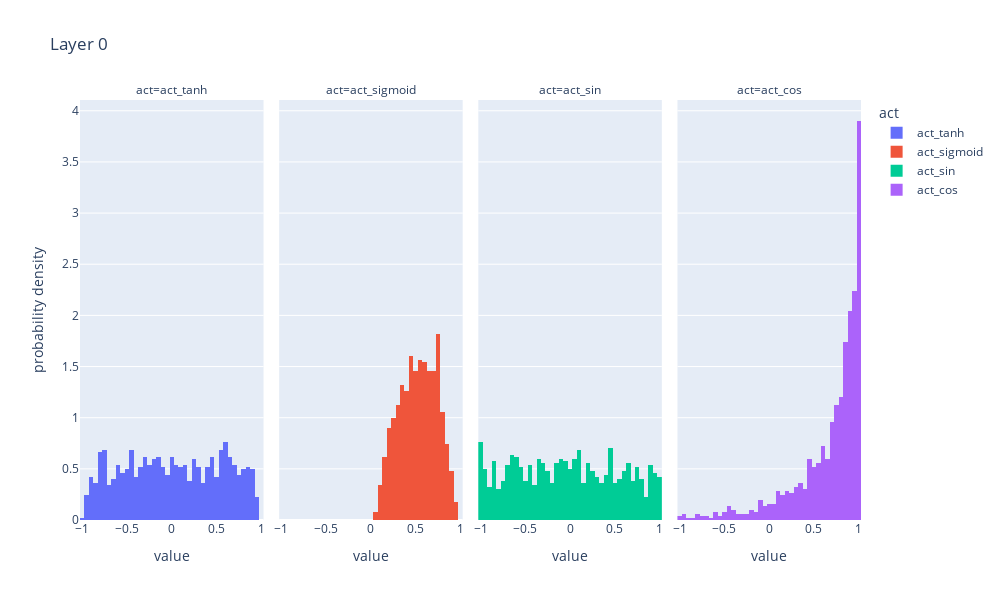

Notebook cell for this chart:
### Code cell
for i, (h, acts) in enumerate(intermediate_acts):
    print('h', h)
    display(h.plt)
    plot_acts(acts, f'Layer {i}')

### Figure 1 — Plotly figure (JSON) as saved in the notebook; plotly's stock layout.template omitted (floating-point values rounded to 4 significant figures; data arrays with more than 128 entries replaced by an {"elided": "..."} marker saying what was removed)
{"data": [{"alignmentgroup": "True", "bingroup": "x", "histnorm": "probability density", "hovertemplate": "act=act_tanh<br>value=%{x}<br>probability density=%{y}<extra></extra>", "legendgroup": "act_tanh", "marker": {"color": "#636efa", "pattern": {"shape": ""}}, "name": "act_tanh", "offsetgroup": "act_tanh", "orientation": "v", "showlegend": true, "type": "histogram", "x": {"elided": "1000 float values"}, "xaxis": "x", "yaxis": "y"}, {"alignmentgroup": "True", "bingroup": "x", "histnorm": "probability density", "hovertemplate": "act=act_sigmoid<br>value=%{x}<br>probability density=%{y}<extra></extra>", "legendgroup": "act_sigmoid", "marker": {"color": "#EF553B", "pattern": {"shape": ""}}, "name": "act_sigmoid", "offsetgroup": "act_sigmoid", "orientation": "v", "showlegend": true, "type": "histogram", "x": {"elided": "1000 float values"}, "xaxis": "x2", "yaxis": "y2"}, {"alignmentgroup": "True", "bingroup": "x", "histnorm": "probability density", "hovertemplate": "act=act_sin<br>value=%{x}<br>probability density=%{y}<extra></extra>", "legendgroup": "act_sin", "marker": {"color": "#00cc96", "pattern": {"shape": ""}}, "name": "act_sin", "offsetgroup": "act_sin", "orientation": "v", "showlegend": true, "type": "histogram", "x": {"elided": "1000 float values"}, "xaxis": "x3", "yaxis": "y3"}, {"alignmentgroup": "True", "bingroup": "x", "histnorm": "probability density", "hovertemplate": "act=act_cos<br>value=%{x}<br>probability density=%{y}<extra></extra>", "legendgroup": "act_cos", "marker": {"color": "#ab63fa", "pattern": {"shape": ""}}, "name": "act_cos", "offsetgroup": "act_cos", "orientation": "v", "showlegend": true, "type": "histogram", "x": {"elided": "1000 float values"}, "xaxis": "x4", "yaxis": "y4"}], "layout": {"annotations": [{"font": {}, "showarrow": false, "text": "act=act_tanh", "x": 0.1175, "xanchor": "center", "xref": "paper", "y": 1, "yanchor": "bottom", "yref": "paper"}, {"font": {}, "showarrow": false, "text": "act=act_sigmoid", "x": 0.3725, "xanchor": "center", "xref": "paper", "y": 1, "yanchor": "bottom", "yref": "paper"}, {"font": {}, "showarrow": false, "text": "act=act_sin", "x": 0.6275, "xanchor": "center", "xref": "paper", "y": 1, "yanchor": "bottom", "yref": "paper"}, {"font": {}, "showarrow": false, "text": "act=act_cos", "x": 0.8825, "xanchor": "center", "xref": "paper", "y": 1, "yanchor": "bottom", "yref": "paper"}], "autosize": false, "barmode": "relative", "height": 600, "legend": {"title": {"text": "act"}, "tracegroupgap": 0}, "title": {"text": "Layer 0"}, "width": 1000, "xaxis": {"anchor": "y", "autorange": true, "domain": [0, 0.235], "range": [-1.025, 1.025], "title": {"text": "value"}, "type": "linear"}, "xaxis2": {"anchor": "y2", "autorange": true, "domain": [0.255, 0.49], "matches": "x", "range": [-1.025, 1.025], "title": {"text": "value"}, "type": "linear"}, "xaxis3": {"anchor": "y3", "autorange": true, "domain": [0.51, 0.745], "matches": "x", "range": [-1.025, 1.025], "title": {"text": "value"}, "type": "linear"}, "xaxis4": {"anchor": "y4", "autorange": true, "domain": [0.765, 1.0], "matches": "x", "range": [-1.025, 1.025], "title": {"text": "value"}, "type": "linear"}, "yaxis": {"anchor": "x", "autorange": true, "domain": [0, 1], "range": [0, 4.105], "title": {"text": "probability density"}}, "yaxis2": {"anchor": "x2", "autorange": true, "domain": [0, 1], "matches": "y", "range": [0, 4.105], "showticklabels": false}, "yaxis3": {"anchor": "x3", "autorange": true, "domain": [0, 1], "matches": "y", "range": [0, 4.105], "showticklabels": false}, "yaxis4": {"anchor": "x4", "autorange": true, "domain": [0, 1], "matches": "y", "range": [0, 4.105], "showticklabels": false}}}
